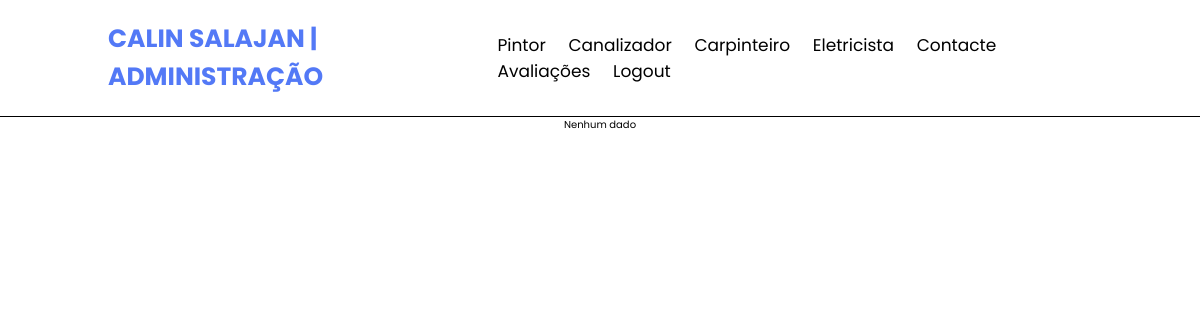
/paineladmin.php (signed in), run on an earlier commit of the app's database.
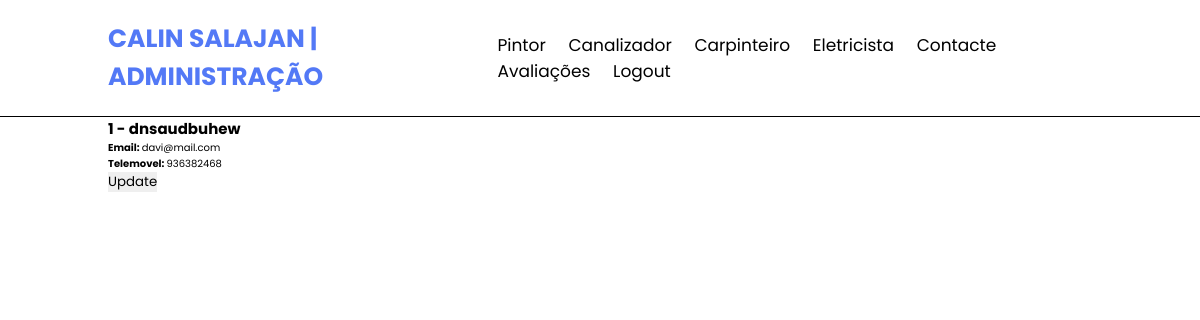
And on a later commit of the database.
### tables this page shows
CREATE TABLE `usuarios` (
  `id` int(11) NOT NULL,
  `Nome` varchar(200) NOT NULL,
  `Email` varchar(200) NOT NULL,
  `Telemovel` int(11) NOT NULL,
  `Password` varchar(200) NOT NULL
);

### usersPage.php (the view, shortened to what this page needs)
<!DOCTYPE html>
<?php
include_once('funcs.php');
?>
<div class="listPlace">
    <?php
    if ($conn) {
        if (!isset($_SESSION['admin'])) {
            header('Location: ./index.php');
        } else {
            ?>
            <?php
            if ($conn) {
                echo "<div>";
                echo "<div >";
                echo "<div >";
                echo "<h1>Todos Usuarios</h1>";
                echo "</div>";
                echo "</div>";
                echo "</div>";
                $resultado = mysqli_query($conn, "SELECT * FROM usuarios ");
                $linha = mysqli_fetch_assoc($resultado);
                if (is_array($linha) && !empty($linha)) {
                    while ($linha) {
                        $nomeUs = $linha['Nome'];
                        echo "<div>";
                        echo " <div  id='$nomeUs'>";
                        echo "<div>";
                        echo "  <div >";
                        echo "    <h2><strong>" . $linha['id'] . " - </strong>" . $linha['Nome'] . "</h2>";
                        echo "    <p ><strong>Email: </strong>" . $linha['Email'];
                        echo " <p><strong>Telemovel: </strong>" . $linha['Telemovel'] . "</p>";
                        echo "<form method='POST'>";
                        echo "<button name='submitUpdateUser' type='submit'>Update</button>";
                        echo "</div>";
                        echo " </div>";
                        echo "  </div>";
                        echo " </div>";
                        $linha = mysqli_fetch_assoc($resultado);
                    }
                } else {
                    echo "<center> ";
                    echo "<p>Nenhum dado</p> ";
                    echo "</center> ";
                }
            } else {
                alertar("nao foi possivel concetar a base de dados");
            }
            ?>
        </div>
        <?php
        }
    }
    ?>

### paineladmin.php (shortened to what this page needs)
<?php
include_once('conexao.php');
$queryTotalUsers = "SELECT COUNT(*) AS count FROM usuarios";
$result1 = mysqli_query($conn, $queryTotalUsers);
if ($result1) {
    $row = mysqli_fetch_assoc($result1);
    $TotalUsuarios = $row['count'];
}else{
    $TotalUsuarios = 0;
}
?>
<!DOCTYPE html>
<html lang="en">
<head>
    <link rel="stylesheet" href="https://cdnjs.cloudflare.com/ajax/libs/font-awesome/5.15.4/css/all.min.css">
    <link rel="stylesheet" href="css/style.css">
</head>
<body>
  <header class="header">
    <a href="paineladmin.php" class="logo">Calin Salajan | Administração</a>
    <nav class="navbar">
        <a href="pintordashboard.php">Pintor</a>
        <a href="canalizadordashboard.php">Canalizador</a>
        <a href="carpinteirodashboard.php">Carpinteiro</a>
        <a href="eletricistadashboard.php">Eletricista</a>
        <a href="contactedashboard.php">Contacte</a>
        <a href="avaliacoesdashboard.php">Avaliações</a>
        <a href="ask.php">Logout</a>
    </nav>
</header>
<div class="separador"></div>
<br>
<section>
    <h3>total usuarios <?php echo $TotalUsuarios; ?></h3>
    <?php include('usersPage.php'); ?>
</section>
</body>

### css/style.css (style rules this page uses)
:root { --blue: rgb(83, 121, 246); --black: #000000; --light-color: #000000; --border: .1rem solid rgba(0, 0, 0, 0.822); --box-shadow: 0 .1rem 1rem rgba(0, 0, 0, 0.39); }
body { background-color: rgb(255, 255, 255); }
* { font-family: 'Poppins', sans-serif; margin: 0; padding: 0; box-sizing: border-box; outline: none; border: none; text-decoration: none; transition: all .2s linear; }
html { font-size: 62.5%; overflow-x: hidden; scroll-padding-top: 7rem; scroll-behavior: smooth; }
section { padding: 2rem 9%; }
.header { display: flex; align-items: center; justify-content: space-between; padding: 2rem 9%; background-color: rgb(255, 255, 255); position: fixed; top: 0; left: 0; right: 0; z-index: 1000; border-bottom: 1px solid rgb(0, 0, 0); }
.header .logo { text-transform: uppercase; font-size: 2.5rem; color: rgb(83, 121, 246); font-weight: bolder; }
.header .navbar a { margin-left: 2rem; font-size: 1.7rem; color: #000000; }
.separador { height: 1px; background-color: rgba(255, 255, 255, 0); margin: 20px 0; }

What changed in the data, as far as the page shows it:
added usuarios: id "1", Nome "dnsaudbuhew", Email "davi@mail.com", Telemovel "936382468"
Also different on the page:
text no longer shown: "Nenhum dado"
